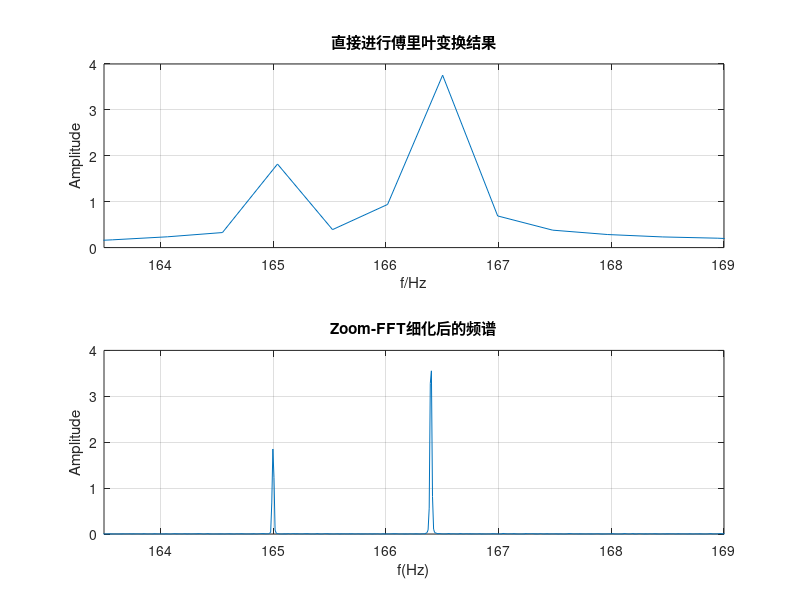

Source code (MATLAB):
clear;
close all;
clc;
fs = 1000;                              %采样频率
N  = 2048;                              %傅里叶变换点数
D  = 50;                                %细化倍数
M  = 200;                               %滤波器阶数

t  = (0:N * D + 2 * M) / fs;            %时间轴
x  = 4 * sin(2 * pi * 166.4 * t) + 2 * sin(2 * pi * 165 * t + pi / 6) ...
    +0.6 * randn(1, N * D + 2 * M + 1); %信号

xf = fft(x, N);                         %傅里叶变换
xf = abs(xf(1:N / 2)) / N * 2;
subplot(211);
plot((0:N / 2 - 1) * fs / N, xf);
axis([163.5 169 0 4])
grid on
xlabel('f/Hz'); ylabel('Amplitude')
title('直接进行傅里叶变换结果')

fe = 167;                               %中心频率
k = 1:M;
w = 0.5 + 0.5 * cos(pi * k / M);        %Hanning函数
fl = max(fe - fs / (4 * D), -fs / 2.2); %频率下限
fh = min(fe + fs / (4 * D), fs / 2.2);  %频率上限

yf = D * fl;
df = fs / D / N;                        %分辨率
f = fl:df:fl + (N / 2 - 1) * df;
xz = zeros(1, N / 2);
wl = 2 * pi * fl / fs;                  %归一化角频率
wh = 2 * pi * fh / fs;
hr(1) = (wl - wh) / pi;
hr(2:M + 1) = (sin(wl * k) - sin(wh * k)) ./ (pi * k) .* w;
hi(1) = 0;
hi(2:M + 1) = (cos(wl * k) - cos(wh * k)) ./ (pi * k) .* w;

p = 0:N - 1;
w = 0.5 - 0.5 * cos(2 * pi * p / N);
xrz = zeros(1, N / 2);
xiz = zeros(1, N / 2);
L = 10; %循环次数

for i = 1:L

    for k = 1:N
        kk = (k - 1) * D + M;
        xrz(k) = x(kk + 1) * hr(1) + sum(hr(2:M + 1) .* (x(kk + 2:kk + M + 1) + x(kk:-1:kk - M + 1)));
        xiz(k) = x(kk + 1) * hi(1) + sum(hi(2:M + 1) .* (x(kk + 2:kk + M + 1) - x(kk:-1:kk - M + 1)));
    end

    xzt = (xrz + 1j * xiz) .* exp(-1j * 2 * pi * (0:N - 1) * yf / fs);
    xzt = xzt .* w;
    xzt = xzt - sum(xzt) / N;
    xzt = fft(xzt);
    xz = xz + (abs(xzt(1:N / 2)) / N * 2).^2;
end

xz = (xz ./ L).^0.5;
subplot(212);
plot(f, xz);
axis([163.5 169 0 4])
grid on
xlabel('f(Hz)'); ylabel('Amplitude')
title('Zoom-FFT细化后的频谱')
